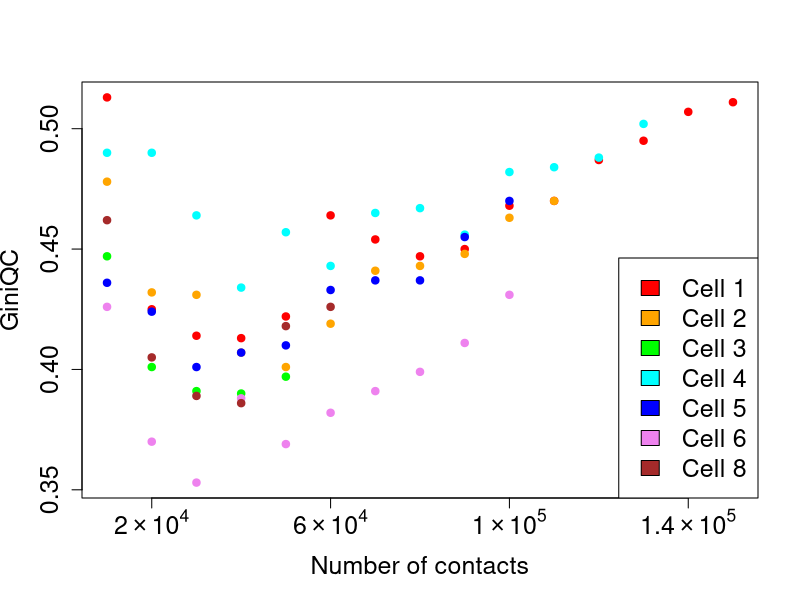

The R source for this figure:
cell1_contacts = c(100000,10000,110000,120000,130000,140000,150000,20000,30000,40000,50000,60000,70000,80000,90000)
cell1_gini = c(0.468,0.513,0.470,0.487,0.495,0.507,0.511,0.425,0.414,0.413,0.422,0.464,0.454,0.447,0.450)
cell2_contacts = c(100000,10000,110000,20000,30000,40000,50000,60000,70000,80000,90000)
cell2_gini = c(0.463,0.478,0.470,0.432,0.431,0.407,0.401,0.419,0.441,0.443,0.448)
cell3_contacts = c(10000,20000,30000,40000,50000)
cell3_gini = c(0.447,0.401,0.391,0.390,0.397)
cell4_contacts = c(100000,10000,110000,120000,130000,20000,30000,40000,50000,60000,70000,80000,90000)
cell4_gini = c(0.482,0.490,0.484,0.488,0.502,0.490,0.464,0.434,0.457,0.443,0.465,0.467,0.456)
cell5_contacts = c(100000,10000,20000,30000,40000,50000,60000,70000,80000,90000)
cell5_gini = c(0.470,0.436,0.424,0.401,0.407,0.410,0.433,0.437,0.437,0.455)
cell6_contacts = c(100000,10000,20000,30000,40000,50000,60000,70000,80000,90000)
cell6_gini = c(0.431,0.426,0.370,0.353,0.388,0.369,0.382,0.391,0.399,0.411)
cell8_contacts = c(10000,20000,30000,40000,50000,60000)
cell8_gini = c(0.462,0.405,0.389,0.386,0.418,0.426)

# final_gini = c(0.515,0.475,0.401,0.503,0.473,0.433,0.478,0.427)
# final_contacts = c(156839,116149,52979,135300,105870,106416,13250,61580)

all_contacts = c(cell1_contacts, cell2_contacts, cell3_contacts, cell4_contacts,
                 cell5_contacts, cell6_contacts, cell8_contacts)
all_gini = c(cell1_gini, cell2_gini, cell3_gini, cell4_gini, cell5_gini, cell6_gini, cell8_gini)


labels=expression(2%*%10^4, 6%*%10^4, 1%*%10^5, 1.4%*%10^5)
plot(cell1_contacts, cell1_gini, col="red", pch=19, axes=FALSE,
     xlim=c(min(all_contacts), max(all_contacts)), ylim=c(min(all_gini),max(all_gini)),
     xlab="Number of contacts", ylab="GiniQC", cex.lab=1.5, cex.axis=1.5)
axis(1, at=c(2e4, 6e4, 1e5, 1.4e5), labels=labels, cex.axis=1.5)
axis(2, cex.axis=1.5)
box()

points(cell2_contacts, cell2_gini, col="orange", pch=19)
points(cell3_contacts, cell3_gini, col="green", pch=19)
points(cell4_contacts, cell4_gini, col="cyan", pch=19)
points(cell5_contacts, cell5_gini, col="blue", pch=19)
points(cell6_contacts, cell6_gini, col="violet", pch=19)
points(cell8_contacts, cell8_gini, col="brown", pch=19)
legend("bottomright", "(x,y)", legend=c("Cell 1", "Cell 2", "Cell 3", "Cell 4", "Cell 5", "Cell 6", "Cell 8"),
       fill=c("red", "orange", "green", "cyan", "blue", "violet", "brown"), cex=1.5)
cor.test(all_contacts, all_gini)


# points(final_contacts, final_gini, pch=5)

#add the actual values for comparison? yes. that would be good.